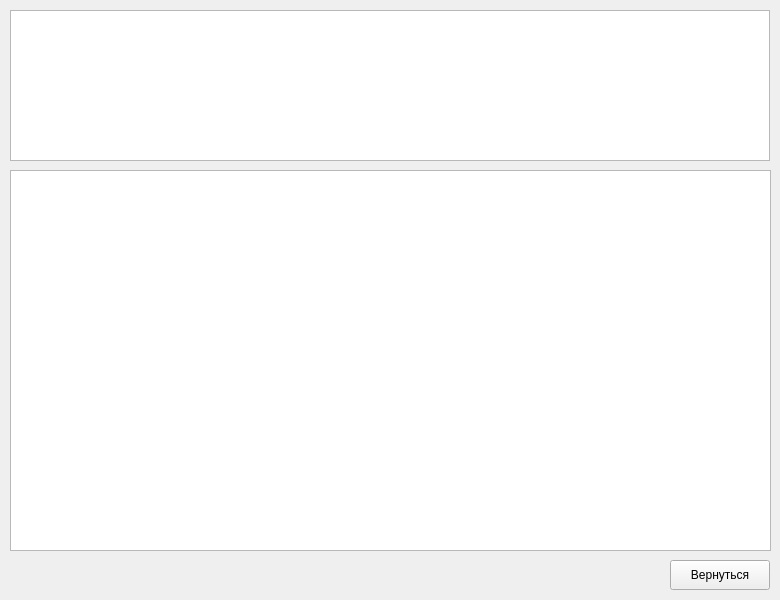
<?xml version="1.0" encoding="UTF-8"?>
<ui version="4.0">
 <class>theory</class>
 <widget class="QWidget" name="theory">
  <property name="geometry">
   <rect>
    <x>0</x>
    <y>0</y>
    <width>780</width>
    <height>600</height>
   </rect>
  </property>
  <property name="windowTitle">
   <string>Теория</string>
  </property>
  <widget class="QTextBrowser" name="slovo">
   <property name="geometry">
    <rect>
     <x>10</x>
     <y>10</y>
     <width>760</width>
     <height>151</height>
    </rect>
   </property>
   <property name="readOnly">
    <bool>true</bool>
   </property>
  </widget>
  <widget class="QPushButton" name="return_to">
   <property name="geometry">
    <rect>
     <x>670</x>
     <y>560</y>
     <width>100</width>
     <height>30</height>
    </rect>
   </property>
   <property name="text">
    <string>Вернуться</string>
   </property>
  </widget>
  <widget class="QTextBrowser" name="teo">
   <property name="geometry">
    <rect>
     <x>10</x>
     <y>170</y>
     <width>761</width>
     <height>381</height>
    </rect>
   </property>
   <property name="readOnly">
    <bool>true</bool>
   </property>
  </widget>
 </widget>
 <resources/>
 <connections/>
</ui>
